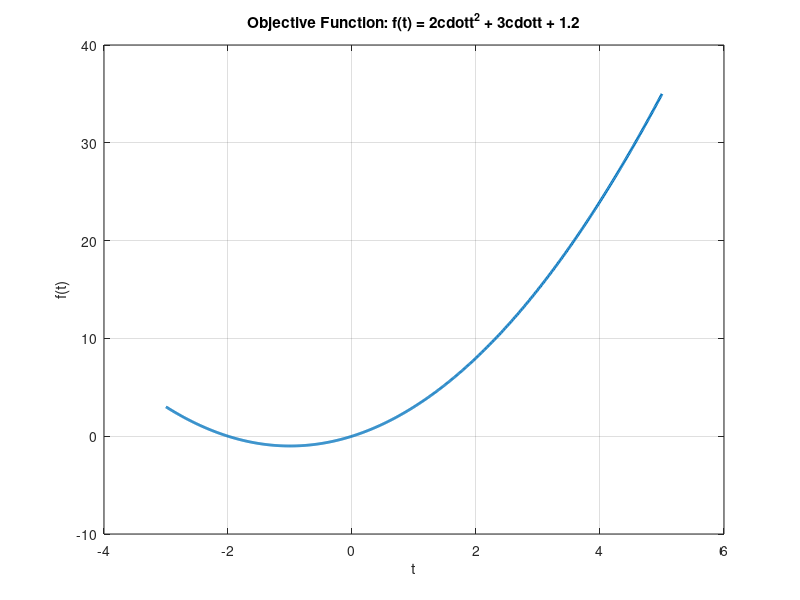

Write MATLAB code to recreate this figure. (Note: this script raises an error after producing the figure.)
%% Clear workspace
clc; clear all; close all;

%% Define the function to optimze (look for minimum)
%f_t = @(t) 2*(t.^2) + 3*t + 7;
f_t = @(t) (t.^2) + 2*t;
t = -3:0.01:5;
f = f_t(t);

% Plot the objective function
fig = figure;
subfigure = subplot(1,1,1);
line1 = plot(t,f,'LineWidth',2); grid on; hold on;
title("Objective Function: f(t) = 2\cdott^2 + 3\cdott + 1.2");
xlabel("t"); ylabel("f(t)");

%% Golden Section Method algorithm

% distinguishability constant
epsilon = 0.0001;
% allowable final length of uncertainty
l = 0.2;
% interval of uncertainty
interval = [-3 5]; 
% alpha parameter
alpha = 0.618;
lambda = interval(1) + (1 - alpha)*(interval(2) - interval(1));
lambda = round(lambda,3);
miu = interval(1) + alpha*(interval(2) - interval(1)); 
miu = round(miu,3);

% counting the steps
n = 0;
% plot the interval
line2 = plot(interval,[0 0],'b','Marker','o','MarkerSize',8,'MarkerFaceColor','b','LineStyle','none');
scale = abs(interval(1) - interval(2));

while interval(2) - interval(1) > l
    
    % Eval the objective function at the evaluating points
    f1 = f_t(lambda);
    f2 = f_t(miu);
    % Check values to define new interval
    if f1 <= f2 % step 3 from book
        interval = [interval(1) miu];
        % New evaluating points
        miu = lambda;
        lambda = interval(1) + (1 - alpha)*(interval(2) - interval(1));
        lambda = round(lambda,3);
    else %(if f1 > f2) step 2 from book 
        interval = [lambda interval(2)];
        % New evaluating points
        lambda = miu;
        miu = interval(1) + alpha*(interval(2) - interval(1)); 
        miu = round(miu,3); 
    end
    
    n = n+1;  

    % Plot new interval
    pause(1);
    line2.XData = interval;
    new_scale = abs(interval(1) - interval(2));
    % Update scale to keep visual tracking of the interval.
    if new_scale/scale < 0.1 
        hold off;
        t = interval(1)-abs(interval(1))*1.1:0.01:interval(2)+abs(interval(2))*1.1;
        f = f_t(t); 
        line1 = plot(t,f,'LineWidth',2); grid on; hold on;
        line2 = plot(interval,[0 0],'b','Marker','o','MarkerSize',8,'MarkerFaceColor','b','LineStyle','none');  
        scale = new_scale;
    end

    % Just to check, print the length of the interval
    fprintf("%d: The length of the interva is: %.3f\n",n, interval(2) - interval(1));
end

fprintf("Answer: The optimal value is in the interval [%.3f %.3f]\n",round(interval(1),3),round(interval(2),3));

t_opt = (interval(2) + interval(1)) / 2;
plot(t_opt,f_t(t_opt),'r','Marker','o','MarkerSize',8,'MarkerFaceColor','r');


%% 
